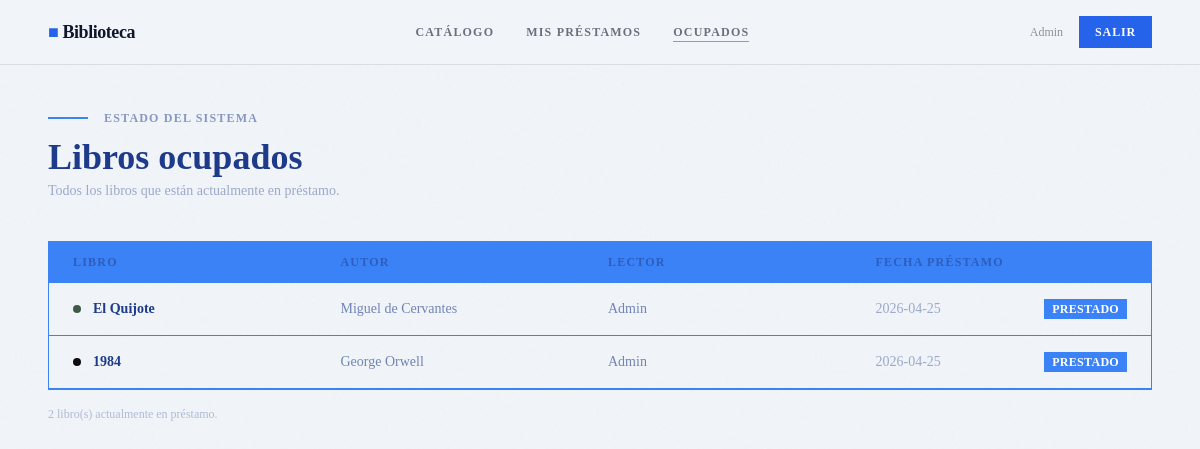
Screenshot of /occupied (signed in) with the database file from the repository.
### tables this page shows
CREATE TABLE users (
            id       INTEGER PRIMARY KEY AUTOINCREMENT,
            name     TEXT    NOT NULL,
            email    TEXT    NOT NULL UNIQUE,
            password TEXT    NOT NULL
        );

CREATE TABLE loans (
            id          INTEGER PRIMARY KEY AUTOINCREMENT,
            user_id     INTEGER NOT NULL REFERENCES users(id),
            book_id     INTEGER NOT NULL REFERENCES books(id),
            loan_date   TEXT    DEFAULT (datetime('now')),
            return_date TEXT,
            returned    INTEGER DEFAULT 0
        );

CREATE TABLE books (
            id          INTEGER PRIMARY KEY AUTOINCREMENT,
            title       TEXT    NOT NULL,
            author      TEXT    NOT NULL,
            genre       TEXT,
            year        INTEGER,
            cover_color TEXT    DEFAULT '#3D5A47',
            available   INTEGER DEFAULT 1,
            UNIQUE(title, author)   -- Evita duplicados reales
        );

### app.py (the view)
    @app.route('/occupied')
    @login_required
    def occupied():
        conn  = app.get_db_connection()
        loans = conn.execute(
            """SELECT books.title, books.author, books.cover_color,
                      users.name AS borrower, loans.loan_date
               FROM loans
               JOIN books ON loans.book_id=books.id
               JOIN users ON loans.user_id=users.id
               WHERE loans.returned=0
               ORDER BY loans.loan_date DESC"""
        ).fetchall()
        conn.close()
        return render_template('occupied.html', loans=loans)

### templates/occupied.html (shortened to what this page needs)
{% extends "base.html" %}
{% block content %}
<div class="mb-2" style="font-family:'Times New Roman', serif;">
  <span style="width:40px;height:2px;background:#3B82F6;display:inline-block;vertical-align:middle;margin-right:12px;"></span>
  <span class="text-xs font-semibold tracking-widest uppercase opacity-50" style="color:#1E3A8A;">Estado del sistema</span>
</div>
<h1 class="text-4xl font-extrabold mb-1" style="font-family:'Times New Roman', serif; color:#1E3A8A;">Libros ocupados</h1>
<p class="text-sm opacity-40 mb-10" style="font-family:'Times New Roman', serif; color:#1E3A8A;">Todos los libros que están actualmente en préstamo.</p>
{% if loans %}
<div class="overflow-hidden border" style="border-color:#3B82F6; border-opacity:20%; font-family:'Times New Roman', serif;">
  <div class="grid grid-cols-4 gap-4 px-6 py-3 bg-opacity-5 border-b transition-colors" style="background-color:#3B82F6; border-color:#3B82F6;">
    <span class="text-xs font-semibold tracking-widest uppercase opacity-50" style="color:#1E3A8A;">Libro</span>
    <span class="text-xs font-semibold tracking-widest uppercase opacity-50" style="color:#1E3A8A;">Autor</span>
    <span class="text-xs font-semibold tracking-widest uppercase opacity-50" style="color:#1E3A8A;">Lector</span>
    <span class="text-xs font-semibold tracking-widest uppercase opacity-50" style="color:#1E3A8A;">Fecha préstamo</span>
  </div>
  {% for loan in loans %}
  <div class="grid grid-cols-4 gap-4 px-6 py-4 border-b items-center hover:bg-opacity-5 transition-colors animate-fade-up"
       style="animation-delay:{{ loop.index0 * 0.05 }}s; opacity:0; border-color:#3B82F6;">
    <div class="flex items-center gap-3">
      <div class="w-2 h-2 rounded-full flex-shrink-0" style="background:{{ loan['cover_color'] }}"></div>
      <span class="font-semibold text-sm truncate" style="color:#1E3A8A;">{{ loan['title'] }}</span>
    </div>
    <span class="text-sm opacity-60 truncate" style="color:#1E3A8A;">{{ loan['author'] }}</span>
    <span class="text-sm opacity-60" style="color:#1E3A8A;">{{ loan['borrower'] }}</span>
    <div class="flex items-center justify-between">
      <span class="text-sm opacity-40" style="color:#1E3A8A;">{{ loan['loan_date'][:10] }}</span>
      <span class="text-xs font-semibold px-2 py-0.5 uppercase tracking-wide"
            style="background:#3B82F6; color:white;">Prestado</span>
    </div>
  </div>
  {% endfor %}
</div>
<p class="text-xs mt-4 opacity-30" style="color:#1E3A8A;">{{ loans | length }} libro(s) actualmente en préstamo.</p>
{% else %}
<div class="text-center py-24 opacity-30" style="font-family:'Times New Roman', serif; color:#1E3A8A;">
  <p class="text-6xl mb-4">✅</p>
  <p class="text-xl mb-2" style="font-weight:bold;">Todos los libros están disponibles</p>
  <p class="text-sm">No hay préstamos activos en este momento.</p>
</div>
{% endif %}
{% endblock %}

### templates/base.html (shortened to what this page needs)
<!DOCTYPE html>
<html lang="es">
<head>
  <script src="https://cdn.tailwindcss.com"></script>
</head>
<body class="noise bg-light min-h-screen">
  {% if session.user_id %}
  <nav class="relative z-20 border-b border-dark border-opacity-10 bg-light bg-opacity-90 backdrop-blur-sm">
    <div class="max-w-6xl mx-auto px-6 flex items-center justify-between h-16">
      <a href="{{ url_for('dashboard') }}"
         class="font-extrabold text-lg text-dark tracking-tight">
        <span class="text-accent">■</span> Biblioteca
      </a>
      <div class="hidden md:flex items-center gap-8 text-xs font-semibold uppercase tracking-widest">
        <a href="{{ url_for('books') }}"
           class="nav-link text-dark opacity-60 hover:opacity-100 {% if request.endpoint=='books' %}active opacity-100{% endif %}">
           Catálogo
        </a>
        <a href="{{ url_for('my_loans') }}"
           class="nav-link text-dark opacity-60 hover:opacity-100 {% if request.endpoint=='my_loans' %}active opacity-100{% endif %}">
           Mis préstamos
        </a>
        <a href="{{ url_for('occupied') }}"
           class="nav-link text-dark opacity-60 hover:opacity-100 {% if request.endpoint=='occupied' %}active opacity-100{% endif %}">
           Ocupados
        </a>
      </div>
      <div class="flex items-center gap-4">
        <span class="hidden md:inline text-xs opacity-40">
          {{ session.user_name }}
        </span>
        <a href="{{ url_for('logout') }}" class="btn-secondary text-xs py-2 px-4">
          <span>Salir</span>
        </a>
      </div>
    </div>
  </nav>
  {% endif %}
  <main class="relative z-10 max-w-6xl mx-auto px-6 py-10">
    {% block content %}{% endblock %}
  </main>
</body>
</html>

### templates/base.html (style rules this page uses)
body { font-family:'Times New Roman', serif; }
h1,h2,h3,h4,label,nav { font-family:'Times New Roman', serif; }
.noise::before { content:''; position:fixed; inset:0; pointer-events:none; z-index:0; }
.nav-link { position:relative; }
.nav-link::after { content:''; position:absolute; left:0; bottom:-2px; width:0; height:1.5px; background:#2563eb; transition:width .3s; }
.nav-link:hover::after, .nav-link.active::after { width:100%; }
.btn-secondary { background:#2563eb; color:#ffffff; font-weight:600; letter-spacing:.07em; text-transform:uppercase; font-size:.75rem; padding:10px 24px; border:none; cursor:pointer; position:relative; overflow:hidden; transition:.3s; display:inline-block; text-decoration:none; }
.btn-secondary::after { content:''; position:absolute; left:-100%; top:0; width:100%; height:100%; background:#0f172a; transition:left .35s ease; z-index:0; }
.btn-secondary span { position:relative; z-index:1; }

### rows the page displays
users: user_name "Admin"
loans: title "El Quijote", author "Miguel de Cervantes", borrower "Admin", loan_date "2026-04-25"
loans: title "1984", author "George Orwell", borrower "Admin", loan_date "2026-04-25"

### other values shown
{{ loans | length }} "2"
